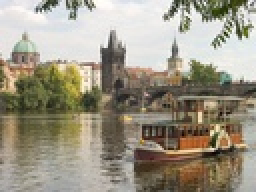
%> input picture inputSeamCarvingPrague.jpg, 128 x 96 px, shrunk from 640 x 480 before the run (shown 2 times larger)
$ octave --eval "seam_carving_decrease_height;"   (GNU Octave 9; MATLAB toolbox functions it lacks are replaced by stand-ins)
%> lines starting %> are read from the running program, lines starting %| are printed output that depends on the picture
%> in seam_carving_decrease_height, im is the input picture: size 96x128x3 uint8; mean R, G, B 156.6, 149.7, 132.6
### energy_img.m

function energyImg = energy_img(im)

    colormap gray;
    filter = fspecial('sobel');
    gray_sobel = rgb2gray(im);
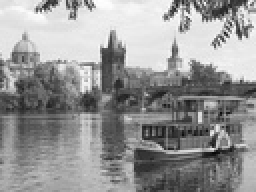
%> gray_sobel: size 96x128 uint8 (shown 2 times larger); min 7, max 255, mean 149.8
    partialy_sobel = imfilter(double(gray_sobel), filter);
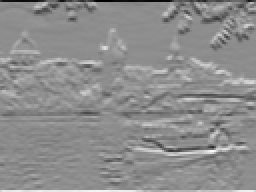
%> partialy_sobel: size 96x128 double (shown 2 times larger); min -1013, max 816, mean 1.7; drawn with min black and max white
    partialx_sobel = imfilter(double(gray_sobel), filter');
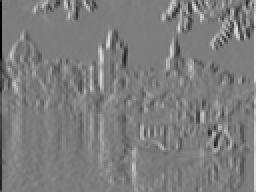
%> partialx_sobel: size 96x128 double (shown 2 times larger); min -939, max 964, mean -1.3; drawn with min black and max white
    energyImg = sqrt(partialx_sobel.^2 + partialy_sobel.^2);

end

### cumulative_min_energy_map.m

function cumulativeEnergyMap = cumulative_min_energy_map(energyImg,seamDirection)

    M = energyImg;
    if strcmp(seamDirection,'VERTICAL')
        for i= 1:size(M,1)
            for j = 1:size(M,2)
                if (i == 1)
                    M(i,j) = energyImg(i,j);
                elseif (j == 1)
                    M(i, j) = energyImg(i, j) + min(M(i-1, j), M(i-1, j+1));
                elseif (j == size(M,2))
                    M(i, j) = energyImg(i, j) + min(M(i-1, j-1), M(i-1, j));
                else
                    M(i, j) = energyImg(i, j) + min( min( M(i-1, j-1), M(i-1, j) ), M(i-1, j+1));
                end
            end
        end
    else %change for horizontal
        for j = 1:size(M,2)
            for i = 1:size(M,1)
                if (j == 1)
                    M(i,j) = energyImg(i, j);
                elseif (i == 1)
                    M(i, j) = energyImg(i, j) + min(M(i, j-1), M(i+1, j-1));
                elseif (i == size(M,1))
                    M(i, j) = energyImg(i, j) + min(M(i-1, j-1), M(i, j-1));
                else
                    M(i, j) = energyImg(i, j) + min( min( M(i-1, j-1), M(i, j-1) ), M(i+1, j-1));
                end
            end
        end
    end
    cumulativeEnergyMap = M;
end


### find_horizontal_seam.m
function horizontalSeam = find_horizontal_seam(cumulativeEnergyMap)
    M = cumulativeEnergyMap;
    horizontalSeam = zeros(1,size(M,2));
    [r,i] = min(M(:, size(M,2)));
    horizontalSeam(size(M,2)) = i;
        for j = size(M,2):-1:2
            if (i == 1) % first row
                min_val = min(M(i, j-1), M(i+1, j-1));
                    if(min_val == M(i+1, j-1))
                        i = i+1;
                    end
            elseif (i == size(M,1)) % last row
                min_val = min(M(i, j-1), M(i-1, j-1));
                    if(min_val == M(i-1, j-1))
                        i = i-1;
                    end
            else
                min_val = min( min( M(i-1, j-1), M(i, j-1)), M(i+1, j-1));
                    if (min_val == M(i+1, j-1))
                        i = i+1;
                    elseif (min_val == M(i-1, j-1))
                        i = i-1;
                    end

            end
            horizontalSeam(j-1) = i;
        end
end

### decrease_height.m
function [reducedColorImg,reducedEnergyImg] = decrease_height(im,energyImg)
    M = energyImg;
    reducedEnergyImg = (zeros(size(M,1)-1,size(M,2)));
    reducedColorImg = (zeros(size(im,1)-1,size(im,2), 3));
    horizontalSeam = find_horizontal_seam(cumulative_min_energy_map(energyImg, 'HORIZONTAL'));
    for i = 1:1:size(im,2)
        temp = M(:,i);
        temp(horizontalSeam(i)) = [];
        reducedEnergyImg(:,i) = temp;

        %removes a specific row
        temp3d = im(:,i,:);
        temp3d(horizontalSeam(i),:,:) = [];
        reducedColorImg(:,i,:) = temp3d;
    end
end

### seam_carving_decrease_height.m
function seam_carving_decrease_height()
    im = imread('inputSeamCarvingPrague.jpg');
    energyImg = energy_img(im);
    for i = 1:50
        [reducedColorImg,reducedEnergyImg] = decrease_height(im, energyImg);
        im = reducedColorImg;
        energyImg = reducedEnergyImg;
    end
%> this loop made 50 passes
%> pass 1, in cumulative_min_energy_map, `cumulativeEnergyMap = M;`:
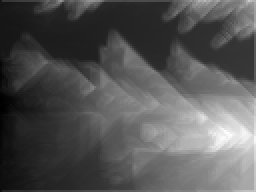
%> cumulativeEnergyMap: size 96x128 double (shown 2 times larger); min 279.2, max 7462.7, mean 2683.1; drawn with min black and max white
%> pass 1, in seam_carving_decrease_height, `[reducedColorImg,reducedEnergyImg] = decrease_height(im, energyImg);`:
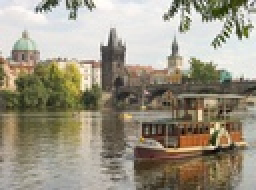
%> reducedColorImg: size 95x128x3 double (shown 2 times larger); mean R, G, B 155.8, 148.8, 131.6
%> pass 1, in seam_carving_decrease_height, `[reducedColorImg,reducedEnergyImg] = decrease_height(im, energyImg);`:
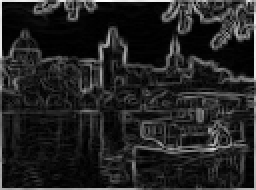
%> reducedEnergyImg: size 95x128 double (shown 2 times larger); min 0, max 1013, mean 141.5; drawn with min black and max white
    imshow(uint8(im));
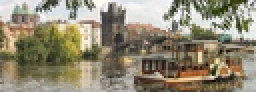
%> displayed picture: size 46x128x3, on the screen's scale of 0 to 255 (shown 2 times larger); mean R, G, B 145.1, 137.1, 115.9
    imwrite(uint8(im), 'outputReduceHeightPrague.png');

% [9 lines of commented-out code are left out]
end
